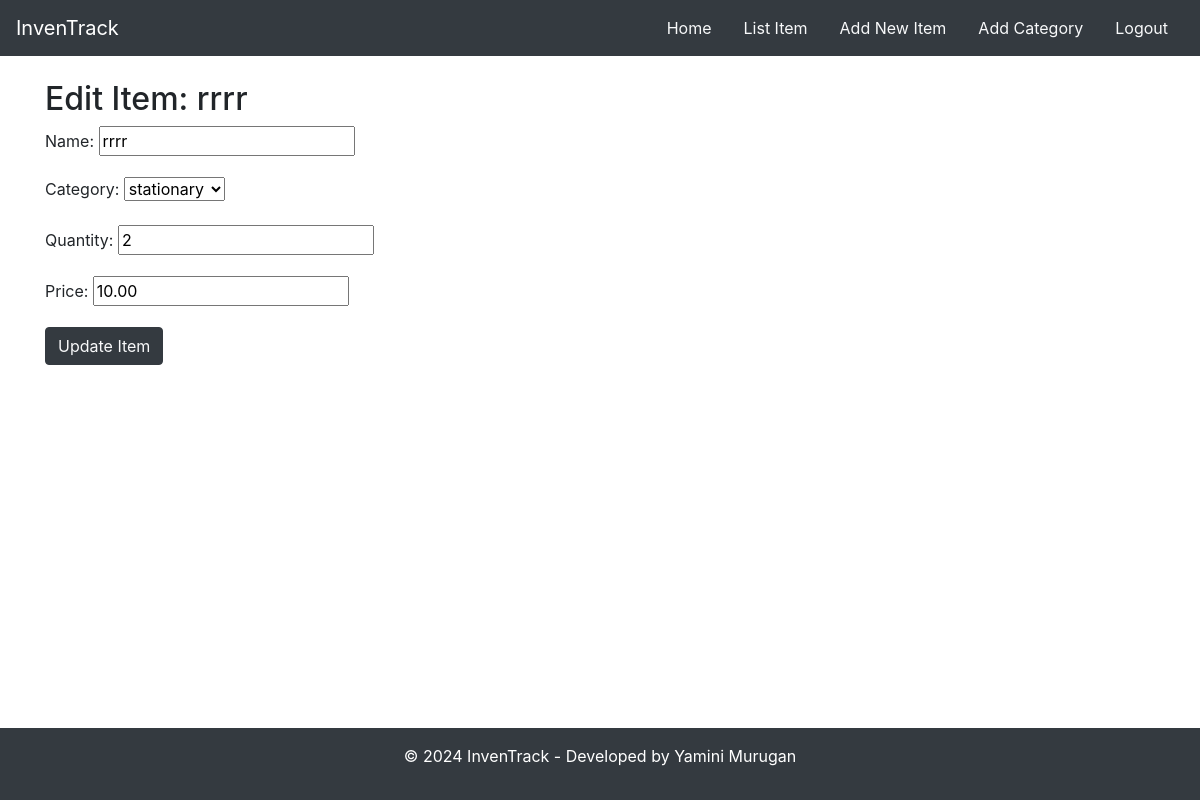
Screenshot of /edit/12/ (signed in) with the database file from the repository.
### stockapp/models.py (models this page shows, shortened)
class Item(models.Model):
    name = models.CharField(max_length=100)
    category = models.ForeignKey(Category, on_delete=models.CASCADE)
    quantity = models.IntegerField()
    price = models.DecimalField(max_digits=6, decimal_places=2)

class Category(models.Model):
    name = models.CharField(max_length=100)
    def __str__(self):
        return self.name

### stockapp/views.py (the view)
# urls.py: path('edit/<int:pk>/', edit_item, name='edit_item'),
@login_required
def edit_item(request, pk):
    item = Item.objects.get(id=pk)
    if request.method == "POST":
        form = ItemForm(request.POST, instance=item)
        if form.is_valid():
            form.save()
            return redirect('item_list')
    else:
        form = ItemForm(instance=item)
    return render(request, 'stockapp/edit_item.html', {'form': form, 'item': item})

### stockapp/forms.py (shortened to what this page needs)
class ItemForm(forms.ModelForm):
    class Meta:
        model = Item
        fields = ['name', 'category', 'quantity', 'price']

### stockapp/templates/stockapp/edit_item.html (shortened to what this page needs)
{% extends 'stockapp/base.html' %}
{% block content %}
    <h2>Edit Item: {{ item.name }}</h2>
    <form method="post">
        {{ form.as_p }}
        <button type="submit" class="btn btn-dark text-light">Update Item</button>
    </form>
{% endblock content %}

### stockapp/templates/stockapp/base.html (style rules this page uses)
html, body { height: 100%; }
body { display: flex; flex-direction: column; }

### rows the page displays
Item: name "rrrr", category "stationary", quantity "2", price "10.00"
